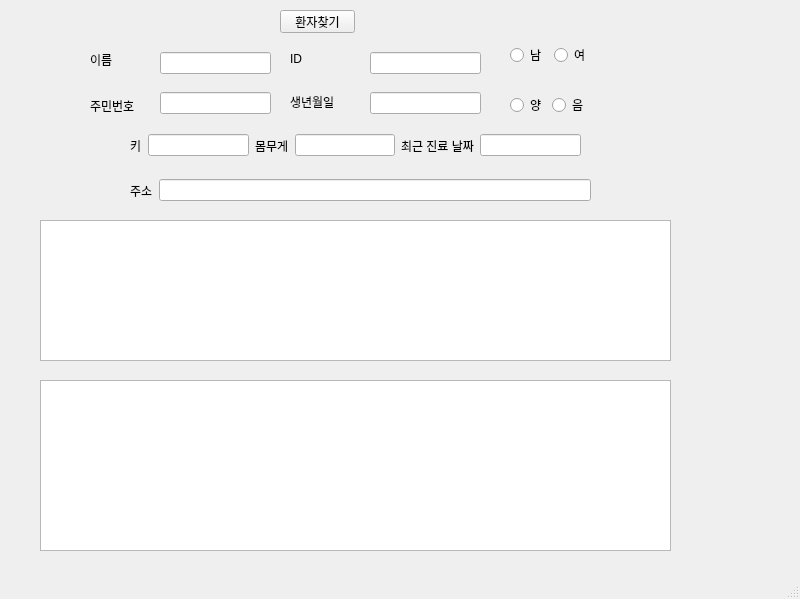
<?xml version="1.0" encoding="UTF-8"?>
<ui version="4.0">
 <class>MainWindow</class>
 <widget class="QMainWindow" name="MainWindow">
  <property name="geometry">
   <rect>
    <x>0</x>
    <y>0</y>
    <width>800</width>
    <height>599</height>
   </rect>
  </property>
  <property name="windowTitle">
   <string>MainWindow</string>
  </property>
  <widget class="QWidget" name="centralwidget">
   <widget class="QTableWidget" name="visitInforWidget">
    <property name="geometry">
     <rect>
      <x>40</x>
      <y>380</y>
      <width>631</width>
      <height>171</height>
     </rect>
    </property>
   </widget>
   <widget class="QTableWidget" name="surgeryInforWidget">
    <property name="geometry">
     <rect>
      <x>40</x>
      <y>220</y>
      <width>631</width>
      <height>141</height>
     </rect>
    </property>
   </widget>
   <widget class="QWidget" name="verticalLayoutWidget">
    <property name="geometry">
     <rect>
      <x>160</x>
      <y>40</y>
      <width>111</width>
      <height>86</height>
     </rect>
    </property>
    <layout class="QVBoxLayout" name="verticalLayout">
     <item>
      <widget class="QLineEdit" name="name">
       <property name="readOnly">
        <bool>true</bool>
       </property>
      </widget>
     </item>
     <item>
      <widget class="QLineEdit" name="personalNum">
       <property name="readOnly">
        <bool>true</bool>
       </property>
      </widget>
     </item>
    </layout>
   </widget>
   <widget class="QPushButton" name="filefinder">
    <property name="geometry">
     <rect>
      <x>280</x>
      <y>10</y>
      <width>75</width>
      <height>23</height>
     </rect>
    </property>
    <property name="text">
     <string>환자찾기</string>
    </property>
   </widget>
   <widget class="QWidget" name="horizontalLayoutWidget">
    <property name="geometry">
     <rect>
      <x>130</x>
      <y>130</y>
      <width>451</width>
      <height>31</height>
     </rect>
    </property>
    <layout class="QHBoxLayout" name="horizontalLayout">
     <item>
      <widget class="QLabel" name="label_5">
       <property name="text">
        <string>키</string>
       </property>
      </widget>
     </item>
     <item>
      <widget class="QLineEdit" name="height">
       <property name="readOnly">
        <bool>true</bool>
       </property>
      </widget>
     </item>
     <item>
      <widget class="QLabel" name="label_6">
       <property name="text">
        <string>몸무게</string>
       </property>
      </widget>
     </item>
     <item>
      <widget class="QLineEdit" name="weight">
       <property name="readOnly">
        <bool>true</bool>
       </property>
      </widget>
     </item>
     <item>
      <widget class="QLabel" name="label_7">
       <property name="text">
        <string>최근 진료 날짜</string>
       </property>
      </widget>
     </item>
     <item>
      <widget class="QLineEdit" name="date">
       <property name="readOnly">
        <bool>true</bool>
       </property>
      </widget>
     </item>
    </layout>
   </widget>
   <widget class="QWidget" name="verticalLayoutWidget_4">
    <property name="geometry">
     <rect>
      <x>290</x>
      <y>40</y>
      <width>61</width>
      <height>80</height>
     </rect>
    </property>
    <layout class="QVBoxLayout" name="verticalLayout_4">
     <item>
      <widget class="QLabel" name="label_2">
       <property name="text">
        <string>ID</string>
       </property>
      </widget>
     </item>
     <item>
      <widget class="QLabel" name="label_4">
       <property name="text">
        <string>생년월일</string>
       </property>
      </widget>
     </item>
    </layout>
   </widget>
   <widget class="QWidget" name="verticalLayoutWidget_3">
    <property name="geometry">
     <rect>
      <x>90</x>
      <y>40</y>
      <width>51</width>
      <height>86</height>
     </rect>
    </property>
    <layout class="QVBoxLayout" name="verticalLayout_3">
     <item>
      <widget class="QLabel" name="label">
       <property name="text">
        <string>이름</string>
       </property>
      </widget>
     </item>
     <item>
      <widget class="QLabel" name="label_3">
       <property name="text">
        <string>주민번호</string>
       </property>
      </widget>
     </item>
    </layout>
   </widget>
   <widget class="QWidget" name="verticalLayoutWidget_5">
    <property name="geometry">
     <rect>
      <x>370</x>
      <y>40</y>
      <width>111</width>
      <height>86</height>
     </rect>
    </property>
    <layout class="QVBoxLayout" name="verticalLayout_5">
     <item>
      <widget class="QLineEdit" name="ID">
       <property name="readOnly">
        <bool>true</bool>
       </property>
      </widget>
     </item>
     <item>
      <widget class="QLineEdit" name="birth">
       <property name="readOnly">
        <bool>true</bool>
       </property>
      </widget>
     </item>
    </layout>
   </widget>
   <widget class="QWidget" name="horizontalLayoutWidget_2">
    <property name="geometry">
     <rect>
      <x>130</x>
      <y>170</y>
      <width>461</width>
      <height>41</height>
     </rect>
    </property>
    <layout class="QHBoxLayout" name="horizontalLayout_2">
     <item>
      <widget class="QLabel" name="label_8">
       <property name="text">
        <string>주소</string>
       </property>
      </widget>
     </item>
     <item>
      <widget class="QLineEdit" name="adress">
       <property name="readOnly">
        <bool>true</bool>
       </property>
      </widget>
     </item>
    </layout>
   </widget>
   <widget class="QWidget" name="horizontalLayoutWidget_3">
    <property name="geometry">
     <rect>
      <x>510</x>
      <y>90</y>
      <width>78</width>
      <height>31</height>
     </rect>
    </property>
    <layout class="QHBoxLayout" name="horizontalLayout_3">
     <item>
      <widget class="QRadioButton" name="solar">
       <property name="text">
        <string>양</string>
       </property>
      </widget>
     </item>
     <item>
      <widget class="QRadioButton" name="lunar">
       <property name="text">
        <string>음</string>
       </property>
      </widget>
     </item>
    </layout>
   </widget>
   <widget class="QWidget" name="horizontalLayoutWidget_4">
    <property name="geometry">
     <rect>
      <x>510</x>
      <y>40</y>
      <width>81</width>
      <height>31</height>
     </rect>
    </property>
    <layout class="QHBoxLayout" name="horizontalLayout_4">
     <item>
      <widget class="QRadioButton" name="man">
       <property name="text">
        <string>남</string>
       </property>
      </widget>
     </item>
     <item>
      <widget class="QRadioButton" name="woman">
       <property name="text">
        <string>여</string>
       </property>
      </widget>
     </item>
    </layout>
   </widget>
  </widget>
  <widget class="QMenuBar" name="menubar">
   <property name="geometry">
    <rect>
     <x>0</x>
     <y>0</y>
     <width>800</width>
     <height>25</height>
    </rect>
   </property>
  </widget>
  <widget class="QStatusBar" name="statusbar"/>
 </widget>
 <resources/>
 <connections/>
</ui>
